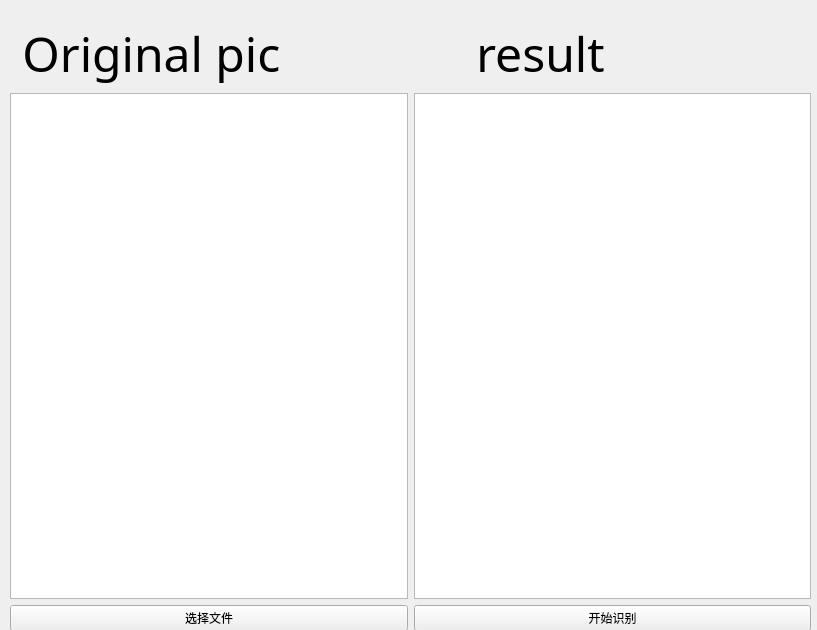
<?xml version="1.0" encoding="UTF-8"?>
<ui version="4.0">
 <class>Form</class>
 <widget class="QWidget" name="Form">
  <property name="geometry">
   <rect>
    <x>0</x>
    <y>0</y>
    <width>817</width>
    <height>630</height>
   </rect>
  </property>
  <property name="windowTitle">
   <string>Form</string>
  </property>
  <widget class="QWidget" name="horizontalLayoutWidget">
   <property name="geometry">
    <rect>
     <x>10</x>
     <y>20</y>
     <width>801</width>
     <height>611</height>
    </rect>
   </property>
   <layout class="QHBoxLayout" name="horizontalLayout">
    <item>
     <layout class="QVBoxLayout" name="verticalLayout_3">
      <item>
       <widget class="QLabel" name="label">
        <property name="minimumSize">
         <size>
          <width>330</width>
          <height>50</height>
         </size>
        </property>
        <property name="font">
         <font>
          <family>汉仪唐美人W</family>
          <pointsize>36</pointsize>
          <underline>false</underline>
         </font>
        </property>
        <property name="text">
         <string> Original pic</string>
        </property>
        <property name="wordWrap">
         <bool>false</bool>
        </property>
       </widget>
      </item>
      <item>
       <widget class="QGraphicsView" name="graphicsView"/>
      </item>
      <item>
       <widget class="QPushButton" name="pushButton">
        <property name="font">
         <font>
          <family>汉仪唐美人W</family>
         </font>
        </property>
        <property name="text">
         <string>选择文件</string>
        </property>
       </widget>
      </item>
     </layout>
    </item>
    <item>
     <layout class="QVBoxLayout" name="verticalLayout_4">
      <item>
       <widget class="QLabel" name="label_2">
        <property name="minimumSize">
         <size>
          <width>330</width>
          <height>50</height>
         </size>
        </property>
        <property name="font">
         <font>
          <family>汉仪唐美人W</family>
          <pointsize>36</pointsize>
         </font>
        </property>
        <property name="text">
         <string>     result</string>
        </property>
       </widget>
      </item>
      <item>
       <widget class="QTextBrowser" name="textBrowser"/>
      </item>
      <item>
       <widget class="QPushButton" name="pushButton_2">
        <property name="font">
         <font>
          <family>汉仪唐美人W</family>
         </font>
        </property>
        <property name="text">
         <string>开始识别</string>
        </property>
       </widget>
      </item>
     </layout>
    </item>
   </layout>
  </widget>
 </widget>
 <resources/>
 <connections>
  <connection>
   <sender>pushButton</sender>
   <signal>clicked()</signal>
   <receiver>graphicsView</receiver>
   <slot>invalidateScene()</slot>
   <hints>
    <hint type="sourcelabel">
     <x>208</x>
     <y>613</y>
    </hint>
    <hint type="destinationlabel">
     <x>208</x>
     <y>352</y>
    </hint>
   </hints>
  </connection>
  <connection>
   <sender>pushButton_2</sender>
   <signal>clicked()</signal>
   <receiver>textBrowser</receiver>
   <slot>reload()</slot>
   <hints>
    <hint type="sourcelabel">
     <x>611</x>
     <y>613</y>
    </hint>
    <hint type="destinationlabel">
     <x>611</x>
     <y>352</y>
    </hint>
   </hints>
  </connection>
 </connections>
</ui>
